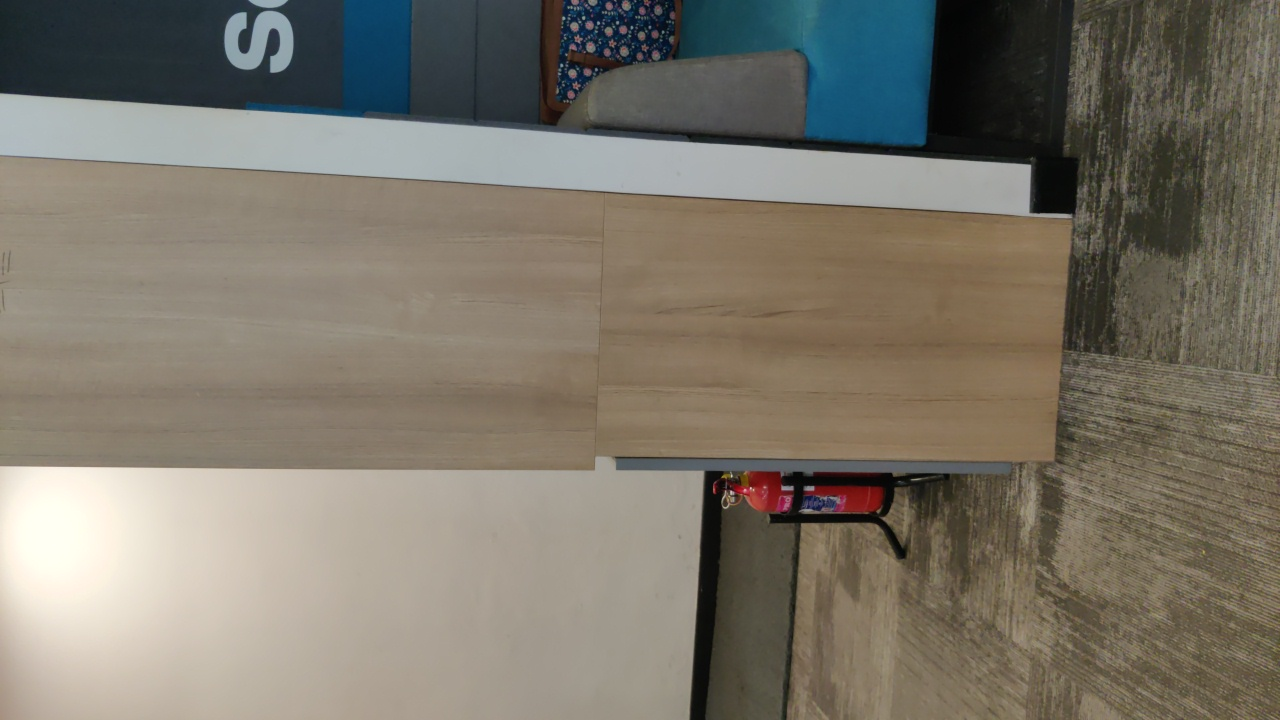
#> input picture data/im0.jpg, 1280 x 720 px, given in place of im0.png, which was not available
$ python sgbm.py
#> lines starting #> are read from the running program, lines starting #| are printed output that depends on the picture; pictures that were not available may be replaced by others from this repository, and a replacement may not be noted
import cv2

# Load grayscale stereo image pair
imgL = cv2.imread('/home/vedant/Documents/Projects_Flam/stereo_disp/im0.png', cv2.IMREAD_GRAYSCALE)
#> imgL: shape (720, 1280); min 3, max 255, mean 118.5
imgR = cv2.imread('/home/vedant/Documents/Projects_Flam/stereo_disp/im1.png', cv2.IMREAD_GRAYSCALE)
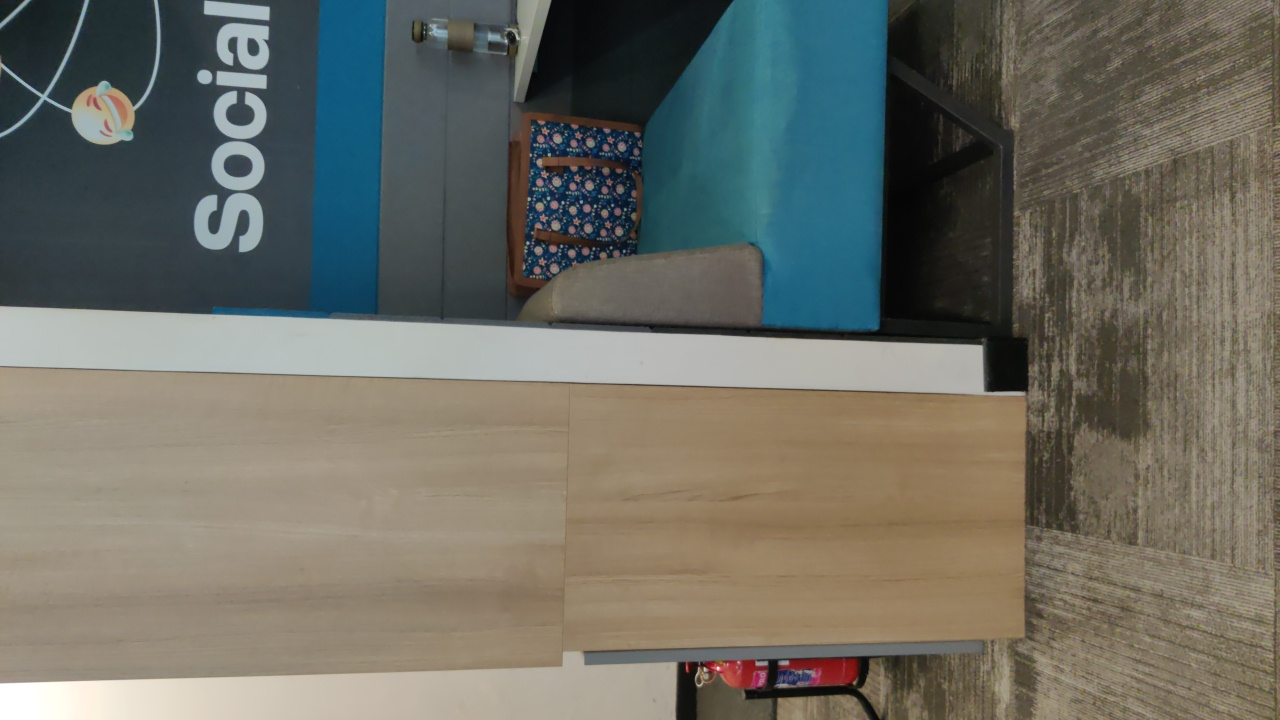
#> input picture data/im1.jpg, 1280 x 720 px, given in place of im1.png, which was not available
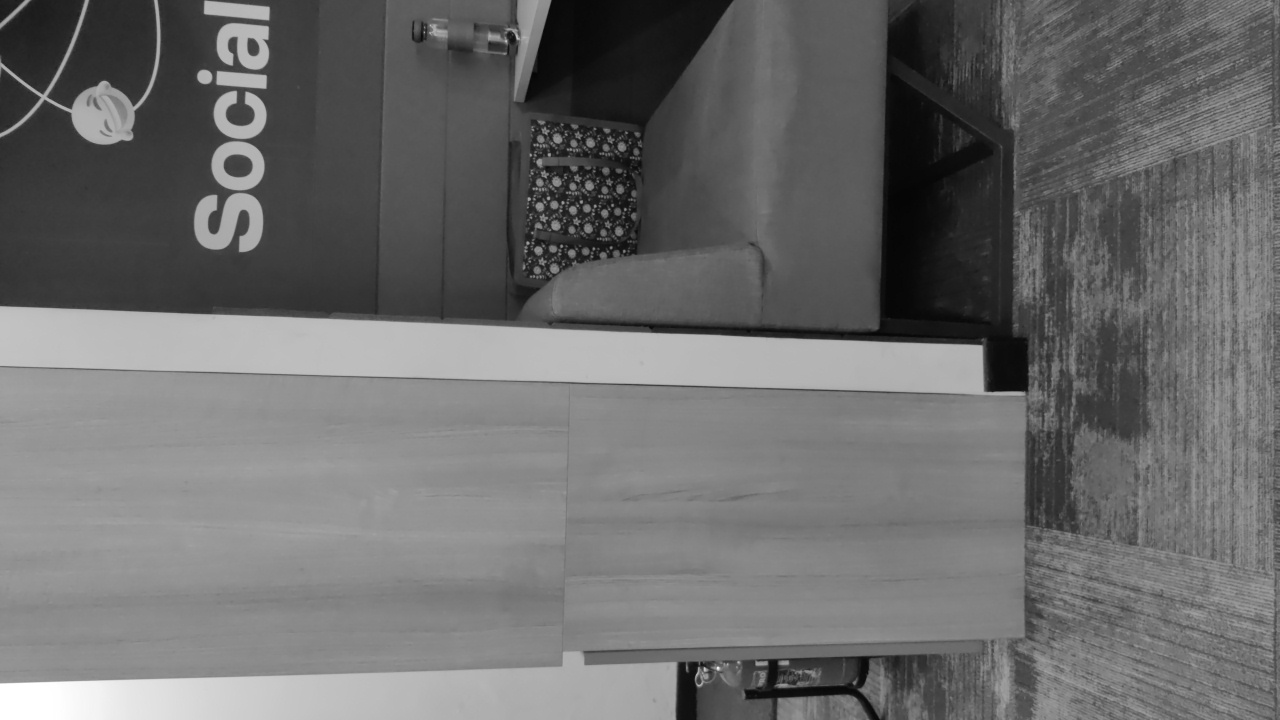
#> imgR: shape (720, 1280); min 4, max 255, mean 108.1

# Create StereoBM object
stereo_BM = cv2.StereoBM_create(numDisparities=16*6, blockSize=5)

# Create StereoSGBM object
stereo_SGBM = cv2.StereoSGBM_create(
    minDisparity=50,
    numDisparities=16*2,       # Must be divisible by 16
    blockSize=5,
    P1=4 * 3 * 5**2,
    P2=32 * 3 * 5**2,
    disp12MaxDiff=1,
    uniquenessRatio=10,
    speckleWindowSize=100,
    speckleRange=32
)

disp_SGBM = stereo_SGBM.compute(imgL, imgR).astype('float32') / 16.0
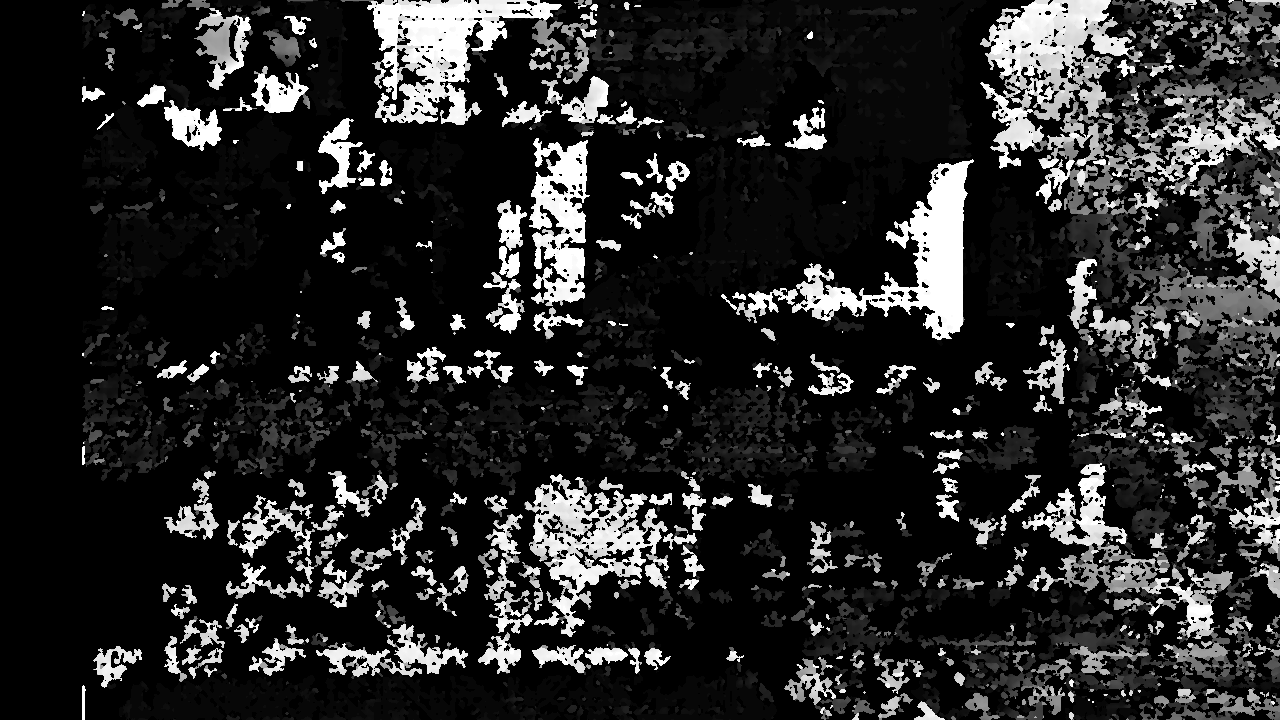
#> disp_SGBM: shape (720, 1280) float32; min 49, max 81, mean 54.2; drawn with min black and max white

# Normalize for visualization
disp_SGBM = cv2.normalize(disp_SGBM, None, 0, 255, cv2.NORM_MINMAX).astype('uint8')
cv2.imwrite("disparity_sgbm.png", disp_SGBM)

# Compute disparity map
disp_BM = stereo_BM.compute(imgL, imgR)
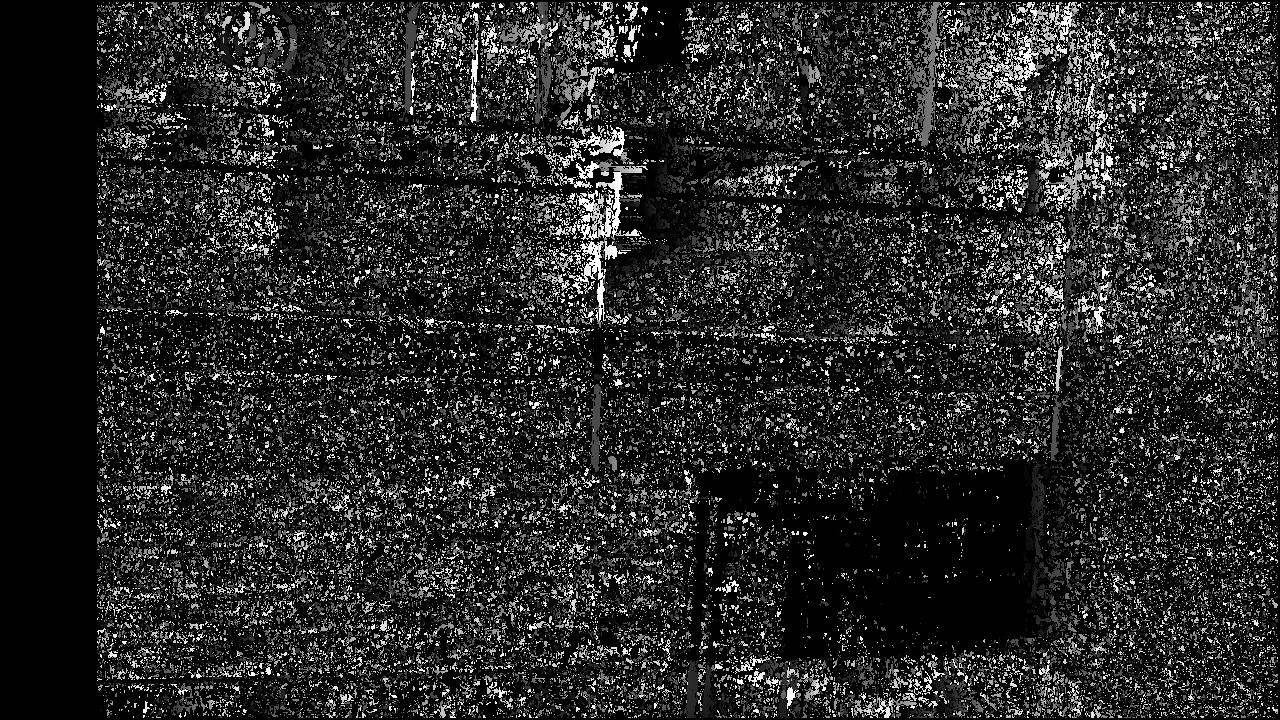
#> disp_BM: shape (720, 1280) int16; min -16, max 1520, mean 217.5; drawn with min black and max white

# Normalize for visualization
disp_BM = cv2.normalize(disp_BM, None, 0, 255, cv2.NORM_MINMAX).astype('uint8')
cv2.imwrite("disparity_bm.png", disp_BM)
